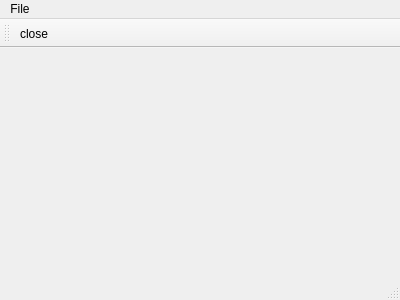
<?xml version="1.0" encoding="UTF-8"?>
<ui version="4.0">
 <class>menuDemo</class>
 <widget class="QMainWindow" name="menuDemo">
  <property name="geometry">
   <rect>
    <x>0</x>
    <y>0</y>
    <width>400</width>
    <height>300</height>
   </rect>
  </property>
  <property name="windowTitle">
   <string>menuDemo</string>
  </property>
  <widget class="QWidget" name="centralWidget"/>
  <widget class="QMenuBar" name="menuBar">
   <property name="geometry">
    <rect>
     <x>0</x>
     <y>0</y>
     <width>400</width>
     <height>20</height>
    </rect>
   </property>
   <widget class="QMenu" name="menuFile">
    <property name="title">
     <string>File</string>
    </property>
    <addaction name="actionNewButton"/>
   </widget>
   <addaction name="menuFile"/>
  </widget>
  <widget class="QToolBar" name="mainToolBar">
   <attribute name="toolBarArea">
    <enum>TopToolBarArea</enum>
   </attribute>
   <attribute name="toolBarBreak">
    <bool>false</bool>
   </attribute>
   <addaction name="actionNewButton"/>
  </widget>
  <widget class="QStatusBar" name="statusBar"/>
  <action name="actionNewButton">
   <property name="text">
    <string>close</string>
   </property>
  </action>
 </widget>
 <layoutdefault spacing="6" margin="11"/>
 <resources/>
 <connections/>
</ui>
